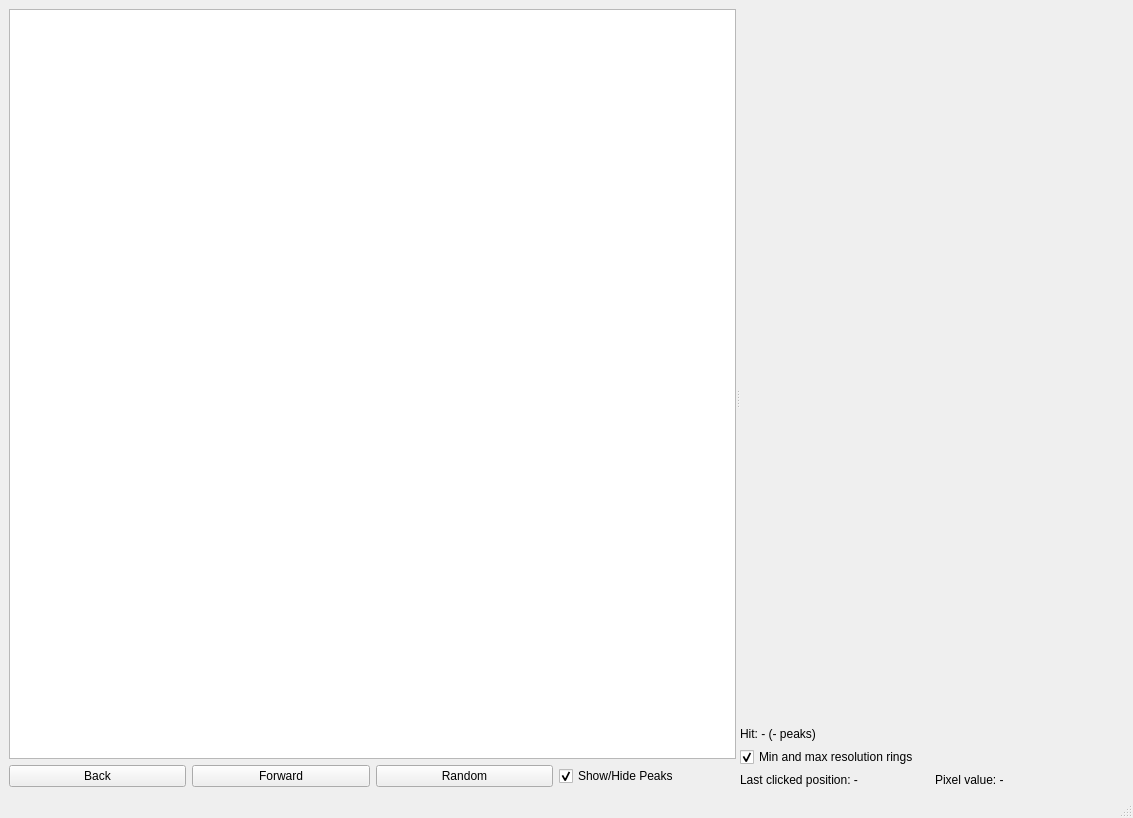
<?xml version="1.0" encoding="UTF-8"?>
<ui version="4.0">
 <class>MainWindow</class>
 <widget class="QMainWindow" name="MainWindow">
  <property name="geometry">
   <rect>
    <x>0</x>
    <y>0</y>
    <width>1133</width>
    <height>818</height>
   </rect>
  </property>
  <property name="windowTitle">
   <string>MainWindow</string>
  </property>
  <widget class="QWidget" name="centralwidget">
   <layout class="QGridLayout" name="gridLayout">
    <item row="0" column="0">
     <widget class="QSplitter" name="splitter">
      <property name="sizePolicy">
       <sizepolicy hsizetype="Preferred" vsizetype="Preferred">
        <horstretch>0</horstretch>
        <verstretch>0</verstretch>
       </sizepolicy>
      </property>
      <property name="orientation">
       <enum>Qt::Horizontal</enum>
      </property>
      <widget class="QWidget" name="layoutWidget">
       <layout class="QVBoxLayout" name="verticalLayout0">
        <item>
         <widget class="ImageView" name="imageView">
          <property name="sizePolicy">
           <sizepolicy hsizetype="Expanding" vsizetype="Expanding">
            <horstretch>1</horstretch>
            <verstretch>0</verstretch>
           </sizepolicy>
          </property>
          <property name="baseSize">
           <size>
            <width>0</width>
            <height>0</height>
           </size>
          </property>
         </widget>
        </item>
        <item>
         <layout class="QHBoxLayout" name="horizontalLayout0">
          <item>
           <widget class="QPushButton" name="backButton">
            <property name="text">
             <string>Back</string>
            </property>
           </widget>
          </item>
          <item>
           <widget class="QPushButton" name="forwardButton">
            <property name="text">
             <string>Forward</string>
            </property>
           </widget>
          </item>
          <item>
           <widget class="QPushButton" name="randomButton">
            <property name="text">
             <string>Random</string>
            </property>
           </widget>
          </item>
          <item>
           <widget class="QCheckBox" name="showHidePeaksCheckBox">
            <property name="text">
             <string>Show/Hide Peaks</string>
            </property>
            <property name="checked">
             <bool>true</bool>
            </property>
           </widget>
          </item>
         </layout>
        </item>
       </layout>
      </widget>
      <widget class="QWidget" name="verticalLayoutWidget">
       <layout class="QVBoxLayout" name="verticalLayout1">
        <property name="sizeConstraint">
         <enum>QLayout::SetDefaultConstraint</enum>
        </property>
        <item>
         <spacer name="verticalSpacer">
          <property name="orientation">
           <enum>Qt::Vertical</enum>
          </property>
          <property name="sizeHint" stdset="0">
           <size>
            <width>20</width>
            <height>732</height>
           </size>
          </property>
         </spacer>
        </item>
        <item>
         <widget class="QLabel" name="hitLabel">
          <property name="text">
           <string>Hit: - (- peaks)</string>
          </property>
         </widget>
        </item>
        <item>
         <widget class="QCheckBox" name="resolutionRingsCheckBox">
          <property name="text">
           <string>Min and max resolution rings</string>
          </property>
          <property name="checked">
           <bool>true</bool>
          </property>
         </widget>
        </item>
        <item>
         <layout class="QHBoxLayout" name="horizontalLayout1">
          <item>
           <widget class="QLabel" name="lastClickedPositionLabel">
            <property name="sizePolicy">
             <sizepolicy hsizetype="Preferred" vsizetype="Preferred">
              <horstretch>0</horstretch>
              <verstretch>0</verstretch>
             </sizepolicy>
            </property>
            <property name="text">
             <string>Last clicked position: - </string>
            </property>
           </widget>
          </item>
          <item>
           <widget class="QLabel" name="lastClickedPixelValueLabel">
            <property name="sizePolicy">
             <sizepolicy hsizetype="Preferred" vsizetype="Preferred">
              <horstretch>0</horstretch>
              <verstretch>0</verstretch>
             </sizepolicy>
            </property>
            <property name="text">
             <string>Pixel value: - </string>
            </property>
           </widget>
          </item>
         </layout>
        </item>
       </layout>
      </widget>
     </widget>
    </item>
   </layout>
  </widget>
  <widget class="QStatusBar" name="statusbar"/>
 </widget>
 <customwidgets>
  <customwidget>
   <class>ImageView</class>
   <extends>QGraphicsView</extends>
   <header location="global">pyqtgraph</header>
  </customwidget>
 </customwidgets>
 <resources/>
 <connections/>
</ui>
